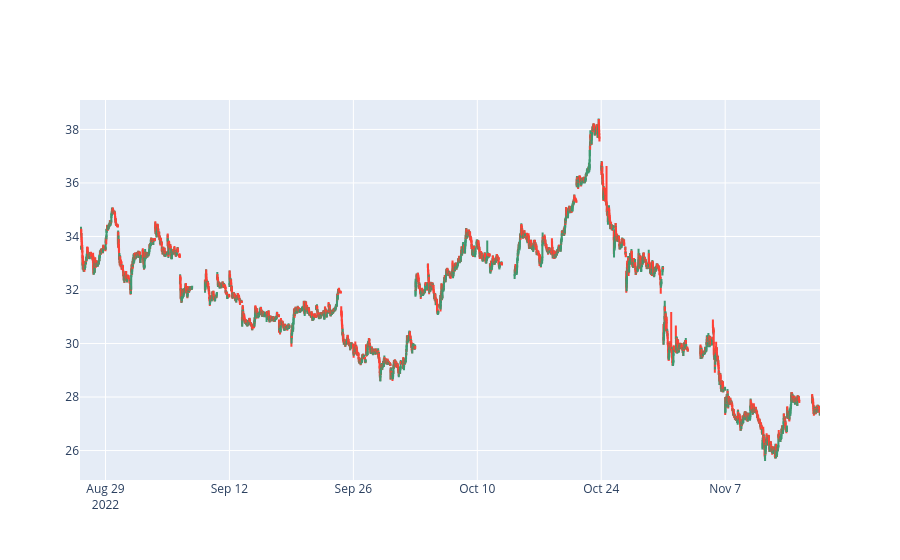

Notebook code cell kept with this figure:
### Code cell
import plotly.graph_objects as go

fig = go.Figure(data=[go.Candlestick(x=df.index,
                open=df['open'],
                high=df['high'],
                low=df['low'],
                close=df['close'])])

fig.update_xaxes(rangebreaks=[
        dict(bounds=[18, 10], pattern="hour"), #hide hours outside of 9am-5pm
        dict(bounds=["sat", "mon"]), #hide weekends
    ])
fig.update_layout(xaxis_rangeslider_visible=False, height=800)
fig.show()

### Figure 1 — Plotly figure (JSON) as saved in the notebook; plotly's stock layout.template omitted (floating-point values rounded to 4 significant figures; data arrays with more than 128 entries replaced by an {"elided": "..."} marker saying what was removed)
{"data": [{"close": {"elided": "5000 float values"}, "high": {"elided": "5000 float values"}, "low": {"elided": "5000 float values"}, "open": {"elided": "5000 float values"}, "type": "candlestick", "x": {"elided": "5000 str values"}}], "layout": {"autosize": true, "xaxis": {"autorange": true, "range": ["2022-08-24 17:32:30", "2022-11-16 15:12:30"], "rangebreaks": [{"bounds": [18, 10], "pattern": "hour"}, {"bounds": ["sat", "mon"]}], "rangeslider": {"visible": false, "yaxis": {}}, "type": "date"}, "yaxis": {"autorange": true, "range": [24.9, 39.1]}}}
